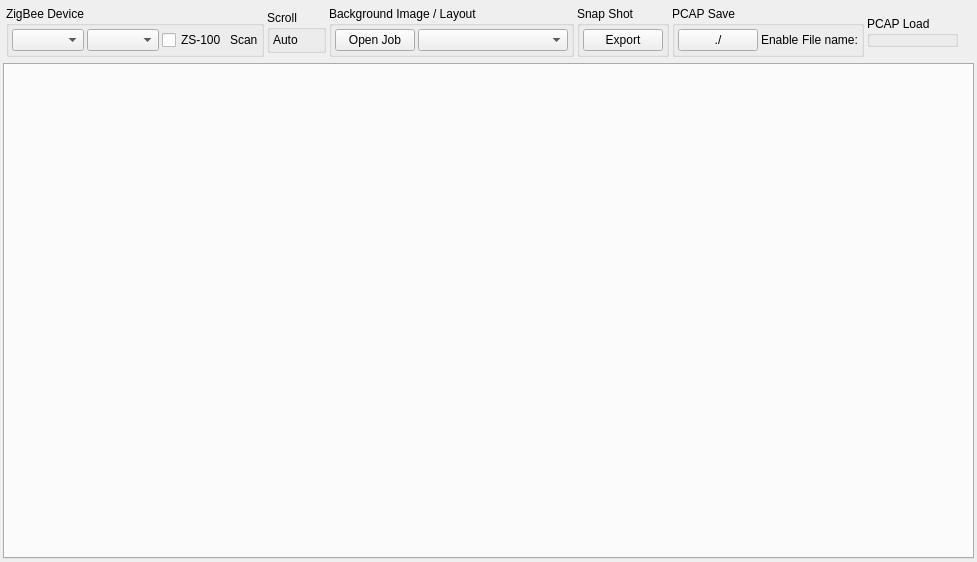
<?xml version="1.0" encoding="UTF-8"?>
<ui version="4.0">
 <class>NetworkView</class>
 <widget class="QWidget" name="NetworkView">
  <property name="geometry">
   <rect>
    <x>0</x>
    <y>0</y>
    <width>977</width>
    <height>562</height>
   </rect>
  </property>
  <property name="windowTitle">
   <string>Wireless Monitor</string>
  </property>
  <layout class="QGridLayout" name="gridLayout_main">
   <item row="0" column="0" colspan="10">
    <widget class="QWidget" name="widget_contain" native="true">
     <layout class="QGridLayout" name="gridLayout_setting">
      <item row="0" column="7">
       <spacer name="horizontalSpacer">
        <property name="orientation">
         <enum>Qt::Horizontal</enum>
        </property>
        <property name="sizeHint" stdset="0">
         <size>
          <width>40</width>
          <height>20</height>
         </size>
        </property>
       </spacer>
      </item>
      <item row="0" column="3">
       <widget class="QGroupBox" name="groupBox_5">
        <property name="sizePolicy">
         <sizepolicy hsizetype="Preferred" vsizetype="Fixed">
          <horstretch>0</horstretch>
          <verstretch>0</verstretch>
         </sizepolicy>
        </property>
        <property name="title">
         <string>Background Image / Layout</string>
        </property>
        <layout class="QGridLayout" name="gridLayout_5">
         <item row="0" column="0">
          <widget class="QPushButton" name="pb_openjob">
           <property name="text">
            <string>Open Job</string>
           </property>
          </widget>
         </item>
         <item row="0" column="1">
          <widget class="QComboBox" name="cb_floor">
           <property name="minimumSize">
            <size>
             <width>150</width>
             <height>0</height>
            </size>
           </property>
          </widget>
         </item>
        </layout>
       </widget>
      </item>
      <item row="0" column="0">
       <widget class="QGroupBox" name="groupBox_0">
        <property name="sizePolicy">
         <sizepolicy hsizetype="Preferred" vsizetype="Fixed">
          <horstretch>0</horstretch>
          <verstretch>0</verstretch>
         </sizepolicy>
        </property>
        <property name="title">
         <string>ZigBee Device</string>
        </property>
        <layout class="QGridLayout" name="gridLayout_0">
         <item row="0" column="0">
          <widget class="QComboBox" name="comboBox"/>
         </item>
         <item row="0" column="1">
          <widget class="QComboBox" name="ch_comboBox"/>
         </item>
         <item row="0" column="3">
          <widget class="QLabel" name="label_1">
           <property name="text">
            <string>Scan</string>
           </property>
          </widget>
         </item>
         <item row="0" column="2">
          <widget class="QCheckBox" name="cbZS100">
           <property name="text">
            <string>ZS-100</string>
           </property>
          </widget>
         </item>
        </layout>
       </widget>
      </item>
      <item row="0" column="1">
       <widget class="QGroupBox" name="groupBox_1">
        <property name="sizePolicy">
         <sizepolicy hsizetype="Preferred" vsizetype="Fixed">
          <horstretch>0</horstretch>
          <verstretch>0</verstretch>
         </sizepolicy>
        </property>
        <property name="title">
         <string>Scroll</string>
        </property>
        <layout class="QGridLayout" name="gridLayout_1">
         <item row="0" column="0">
          <widget class="QLabel" name="label_2">
           <property name="sizePolicy">
            <sizepolicy hsizetype="Preferred" vsizetype="Fixed">
             <horstretch>0</horstretch>
             <verstretch>0</verstretch>
            </sizepolicy>
           </property>
           <property name="text">
            <string>Auto</string>
           </property>
          </widget>
         </item>
        </layout>
       </widget>
      </item>
      <item row="0" column="4">
       <widget class="QGroupBox" name="groupBox_6">
        <property name="sizePolicy">
         <sizepolicy hsizetype="Preferred" vsizetype="Fixed">
          <horstretch>0</horstretch>
          <verstretch>0</verstretch>
         </sizepolicy>
        </property>
        <property name="title">
         <string>Snap Shot</string>
        </property>
        <layout class="QGridLayout" name="gridLayout_6">
         <item row="0" column="0">
          <widget class="QPushButton" name="btnPrint">
           <property name="text">
            <string>Export</string>
           </property>
          </widget>
         </item>
        </layout>
       </widget>
      </item>
      <item row="0" column="5">
       <widget class="QGroupBox" name="groupBox_2">
        <property name="sizePolicy">
         <sizepolicy hsizetype="Preferred" vsizetype="Fixed">
          <horstretch>0</horstretch>
          <verstretch>0</verstretch>
         </sizepolicy>
        </property>
        <property name="title">
         <string>PCAP Save</string>
        </property>
        <layout class="QGridLayout" name="gridLayout_2">
         <item row="0" column="1">
          <widget class="QLabel" name="label_3">
           <property name="sizePolicy">
            <sizepolicy hsizetype="Preferred" vsizetype="Fixed">
             <horstretch>0</horstretch>
             <verstretch>0</verstretch>
            </sizepolicy>
           </property>
           <property name="text">
            <string>Enable</string>
           </property>
          </widget>
         </item>
         <item row="0" column="3">
          <widget class="QLabel" name="saveFileName">
           <property name="sizePolicy">
            <sizepolicy hsizetype="Preferred" vsizetype="Fixed">
             <horstretch>0</horstretch>
             <verstretch>0</verstretch>
            </sizepolicy>
           </property>
           <property name="text">
            <string>File name:</string>
           </property>
          </widget>
         </item>
         <item row="0" column="0">
          <widget class="QPushButton" name="btnDir">
           <property name="sizePolicy">
            <sizepolicy hsizetype="Preferred" vsizetype="Fixed">
             <horstretch>0</horstretch>
             <verstretch>0</verstretch>
            </sizepolicy>
           </property>
           <property name="text">
            <string>./</string>
           </property>
          </widget>
         </item>
        </layout>
       </widget>
      </item>
      <item row="0" column="6">
       <widget class="QGroupBox" name="groupBox_3">
        <property name="sizePolicy">
         <sizepolicy hsizetype="Preferred" vsizetype="Fixed">
          <horstretch>0</horstretch>
          <verstretch>0</verstretch>
         </sizepolicy>
        </property>
        <property name="title">
         <string>PCAP Load</string>
        </property>
        <layout class="QGridLayout" name="gridLayout_3"/>
       </widget>
      </item>
     </layout>
    </widget>
   </item>
   <item row="1" column="0" colspan="10">
    <widget class="QTabWidget" name="tabWidget"/>
   </item>
  </layout>
 </widget>
 <layoutdefault spacing="3" margin="3"/>
 <resources/>
 <connections>
  <connection>
   <sender>btnPrint</sender>
   <signal>clicked()</signal>
   <receiver>NetworkView</receiver>
   <slot>onPrint()</slot>
   <hints>
    <hint type="sourcelabel">
     <x>903</x>
     <y>36</y>
    </hint>
    <hint type="destinationlabel">
     <x>477</x>
     <y>280</y>
    </hint>
   </hints>
  </connection>
  <connection>
   <sender>btnDir</sender>
   <signal>clicked()</signal>
   <receiver>NetworkView</receiver>
   <slot>onSaveDir()</slot>
   <hints>
    <hint type="sourcelabel">
     <x>735</x>
     <y>52</y>
    </hint>
    <hint type="destinationlabel">
     <x>488</x>
     <y>280</y>
    </hint>
   </hints>
  </connection>
 </connections>
 <slots>
  <slot>onScan(bool)</slot>
  <slot>onzbScan(bool)</slot>
  <slot>openFile()</slot>
  <slot>onPrint()</slot>
  <slot>onSaveDir()</slot>
 </slots>
</ui>
